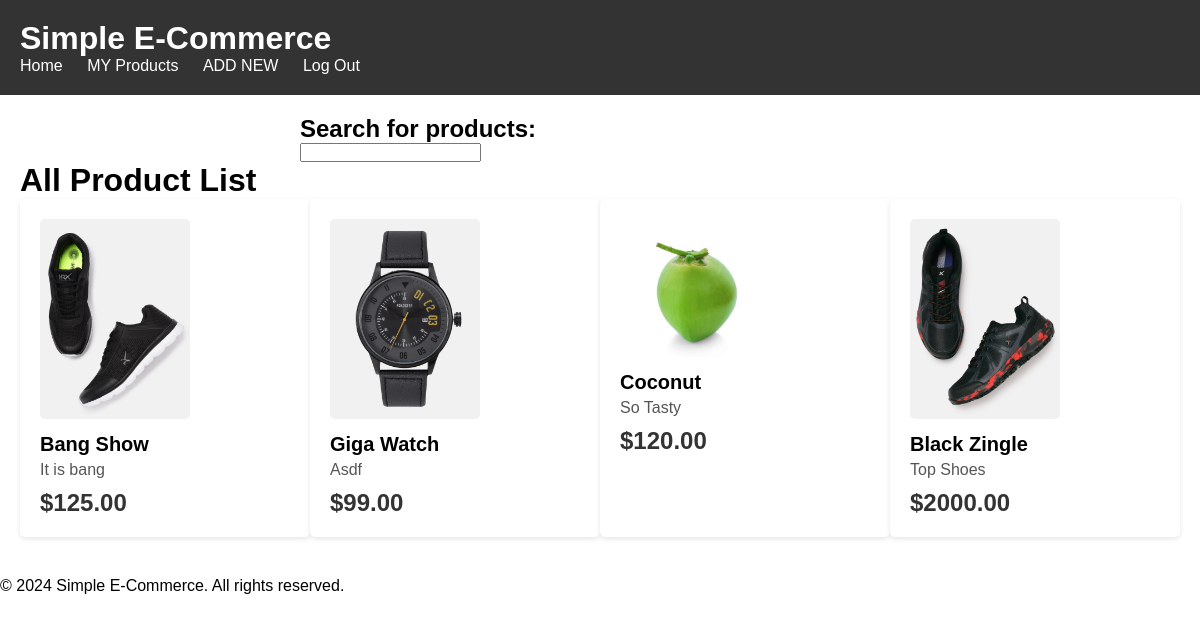
Screenshot of /home.php (signed in) with the database file from the repository.
### tables this page shows
CREATE TABLE `product` (
  `id` int(6) UNSIGNED NOT NULL,
  `productName` varchar(100) NOT NULL,
  `productImage` varchar(100) NOT NULL,
  `productDescription` text DEFAULT NULL,
  `productPrice` decimal(10,2) DEFAULT NULL,
  `userId` int(11) NOT NULL
);

### home.php (the view, shortened to what this page needs)
<?php
$servername = "localhost";
$db_username = "root";
$db_password = "";
$dbname = "ecom";
$conn = new mysqli($servername, $db_username, $db_password, $dbname);
$sql = "SELECT p.productName, p.productImage, p.productDescription, p.productPrice
            FROM product p";
    $result = $conn->query($sql);
?>
<!DOCTYPE html>
<html lang="en">
<head>
  <link rel="stylesheet" href="styles.css">
</head>
<body>
  <?php include 'border.php'; ?>
  <main>
      <div class="search-box">
        <h2>Search for products: </h2>
        <input id="product-search" type="text" name="search-val">
      </div>
  <div class="container">
        <h1>All Product List</h1>
                <?php
        if ($result->num_rows > 0) {
            echo '<div class="product-wrapper">';
        while($row = $result->fetch_assoc()) {
                echo '<div class="product">';
                echo '<img class="product-image" src="images/' . htmlspecialchars($row["productImage"]) . '" alt="' . htmlspecialchars($row["productName"]) . '">';
                echo '<h2 class="product-title">' . htmlspecialchars($row["productName"]) . '</h2>';
                echo '<p class="product-description">' . htmlspecialchars($row["productDescription"]) . '</p>';
                echo '<span class="product-price">$' . htmlspecialchars($row["productPrice"]) . '</span>';
                echo '</div>';
            }
            echo '</div>';
        } else {
            echo "0 results";
        }
        ?>
    </div>
  </main>
  <footer>
    <p>&copy; 2024 Simple E-Commerce. All rights reserved.</p>
  </footer>
</body>
</html>

### border.php
<header>
<link rel="stylesheet" href="border_style.css">
    <h1 id="b_h1">Simple E-Commerce</h1>
    <nav>
      <ul>
        <li><a href="home.php">Home</a></li>
        <li><a href="product.php">MY Products</a></li>
        <li><a href="addnew.php">ADD NEW</a></li>
        <li><a href="logout.php">Log Out</a></li>
      </ul>
    </nav>
  </header>

### styles.css (style rules this page uses)
body { font-family: Arial, sans-serif; }
.search-box { width: 600px; margin: 0 auto; }
main { display: flex; flex-wrap: wrap; padding: 20px; flex-direction: column; }
.product { background-color: #fff; border-radius: 5px; padding: 20px; margin-bottom: 20px; box-shadow: 0 2px 5px rgba(0, 0, 0, 0.1); }
.product-wrapper { display: grid; grid-template-columns: 1fr 1fr 1fr 1fr; }
.product img { width: 150px !important; height: auto; border-radius: 5px; }
.product-image { width: 150px !important; height: auto; border-radius: 5px; }
.product h2 { font-size: 20px; margin-top: 10px; margin-bottom: 5px; }
.product p { color: #555; margin-bottom: 10px; }
.product span { display: block; font-size: 24px; font-weight: bold; color: #333; }

### border_style.css (style rules this page uses)
* { margin: 0; padding: 0; box-sizing: border-box; }
header { background-color: #333; color: #fff; padding: 20px; }
#b_h1 { margin: 0; }
nav ul { list-style-type: none; }
nav ul li { display: inline; margin-right: 20px; }
nav ul li a { color: #fff; text-decoration: none; }

### rows the page displays
product: productImage (picture), productName "Bang Show", productDescription "It is bang", productPrice "125.00"
product: productImage (picture), productName "Giga Watch", productDescription "Asdf", productPrice "99.00"
product: productImage (picture), productName "Coconut", productDescription "So Tasty", productPrice "120.00"
product: productImage (picture), productName "Black Zingle", productDescription "Top Shoes", productPrice "2000.00"
